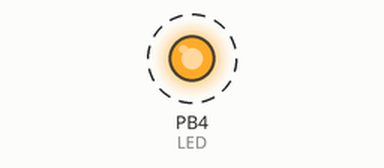
The program below on a simulated ATmega328P, built with avr-gcc and emulated at 16 MHz. Parts: output pins drawn as LEDs (lit = HIGH). Dashed ring = blinking.

Above: at 0.5 s.
Timing chart, 0 to 4.6 s (numbered marks = the images above):
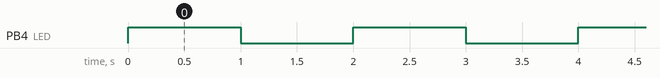

Measured:
- by itself, PB4 (LED): alternates HIGH for 1.0 s and LOW for 1.0 s

The program:

main.c
```c
/*
 * Blink_with_BIT_Manipulation.c
 *
 * Created: 10-09-2025 20:21:05
 * Author : MinnuDiary
 */

#define F_CPU 16000000UL
#include <avr/io.h>
#include<util/delay.h>


int main(void)
{
   DDRB= DDRB|(1<<DDB4); // bit made as output to connect LED


    while (1)
    {
		PORTB=PORTB|(1<<PORTB4); // LED CONNECTED TO PB5
		_delay_ms(1000);
		PORTB=PORTB&~ (1<<PORTB4);  // CAN BE WRITTEN AS PORTB&=~(1<<PORT5)
		_delay_ms(1000);
    }
}
```
